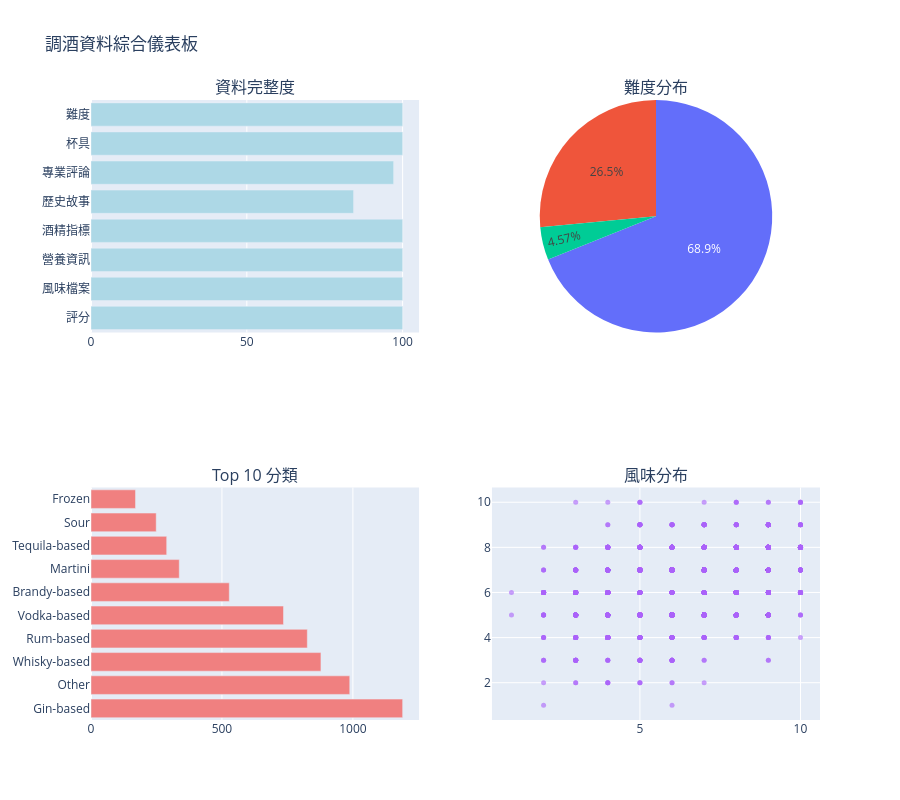

Notebook code for this chart:
### Markdown cell above
## 9. 綜合儀表板

### Code cell
# 建立綜合統計儀表板
fig = make_subplots(
    rows=2, cols=2,
    subplot_titles=('資料完整度', '難度分布', 'Top 10 分類', '風味分布'),
    specs=[[{'type': 'bar'}, {'type': 'pie'}],
           [{'type': 'bar'}, {'type': 'scatter'}]]
)

# 1. 資料完整度
fields = list(completeness.keys())
percentages = [completeness[f] / total_cocktails * 100 for f in fields]
fig.add_trace(
    go.Bar(x=percentages, y=fields, orientation='h', name='完整度',
           marker_color='lightblue'),
    row=1, col=1
)

# 2. 難度分布
difficulty_labels = ['簡單', '中等', '困難']
difficulty_values = [difficulty_counts.get(d, 0) for d in ['easy', 'medium', 'hard']]
fig.add_trace(
    go.Pie(labels=difficulty_labels, values=difficulty_values, name='難度'),
    row=1, col=2
)

# 3. Top 10 分類
top_10_cat = dict(category_counts.most_common(10))
fig.add_trace(
    go.Bar(x=list(top_10_cat.values()), y=list(top_10_cat.keys()), 
           orientation='h', name='分類', marker_color='lightcoral'),
    row=2, col=1
)

# 4. 風味分布散點圖
if strength_values and sweetness_values:
    fig.add_trace(
        go.Scatter(x=strength_values, y=sweetness_values, mode='markers',
                  name='風味', marker=dict(size=5, opacity=0.6)),
        row=2, col=2
    )

fig.update_layout(height=800, showlegend=False, title_text="調酒資料綜合儀表板")
fig.show()

### Figure 1 — Plotly figure (JSON) as saved in the notebook; plotly's stock layout.template omitted (floating-point values rounded to 4 significant figures; data arrays with more than 128 entries replaced by an {"elided": "..."} marker saying what was removed)
{"data": [{"marker": {"color": "lightblue"}, "name": "完整度", "orientation": "h", "type": "bar", "x": [100, 100, 100, 100, 84.25, 97.1, 100, 100], "xaxis": "x", "y": ["評分", "風味檔案", "營養資訊", "酒精指標", "歷史故事", "專業評論", "杯具", "難度"], "yaxis": "y"}, {"domain": {"x": [0.55, 1], "y": [0.625, 1]}, "labels": ["簡單", "中等", "困難"], "name": "難度", "type": "pie", "values": [304, 4590, 1765]}, {"marker": {"color": "lightcoral"}, "name": "分類", "orientation": "h", "type": "bar", "x": [1190, 988, 878, 826, 735, 528, 337, 289, 249, 170], "xaxis": "x2", "y": ["Gin-based", "Other", "Whisky-based", "Rum-based", "Vodka-based", "Brandy-based", "Martini", "Tequila-based", "Sour", "Frozen"], "yaxis": "y2"}, {"marker": {"opacity": 0.6, "size": 5}, "mode": "markers", "name": "風味", "type": "scatter", "x": {"elided": "4607 int values"}, "xaxis": "x3", "y": {"elided": "4607 int values"}, "yaxis": "y3"}], "layout": {"annotations": [{"font": {"size": 16}, "showarrow": false, "text": "資料完整度", "x": 0.225, "xanchor": "center", "xref": "paper", "y": 1, "yanchor": "bottom", "yref": "paper"}, {"font": {"size": 16}, "showarrow": false, "text": "難度分布", "x": 0.775, "xanchor": "center", "xref": "paper", "y": 1, "yanchor": "bottom", "yref": "paper"}, {"font": {"size": 16}, "showarrow": false, "text": "Top 10 分類", "x": 0.225, "xanchor": "center", "xref": "paper", "y": 0.375, "yanchor": "bottom", "yref": "paper"}, {"font": {"size": 16}, "showarrow": false, "text": "風味分布", "x": 0.775, "xanchor": "center", "xref": "paper", "y": 0.375, "yanchor": "bottom", "yref": "paper"}], "height": 800, "showlegend": false, "title": {"text": "調酒資料綜合儀表板"}, "xaxis": {"anchor": "y", "domain": [0, 0.45]}, "xaxis2": {"anchor": "y2", "domain": [0, 0.45]}, "xaxis3": {"anchor": "y3", "domain": [0.55, 1]}, "yaxis": {"anchor": "x", "domain": [0.625, 1]}, "yaxis2": {"anchor": "x2", "domain": [0, 0.375]}, "yaxis3": {"anchor": "x3", "domain": [0, 0.375]}}}
